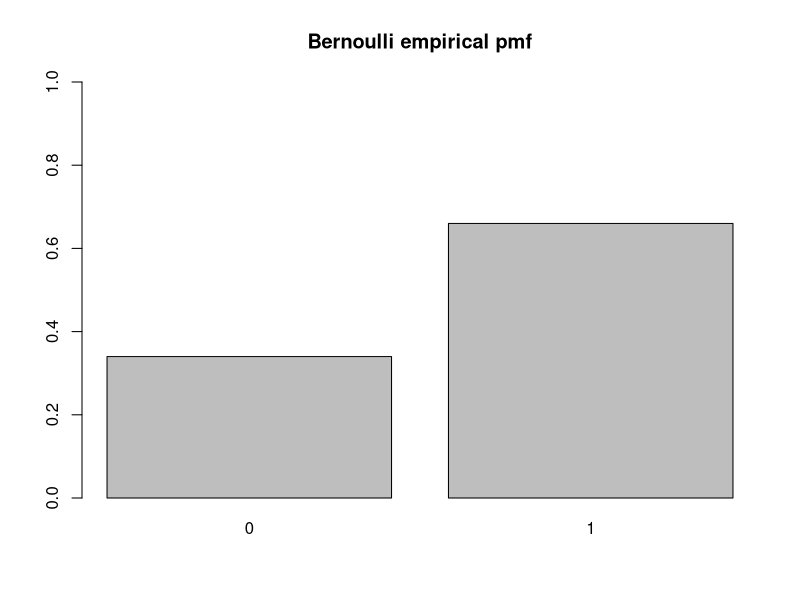
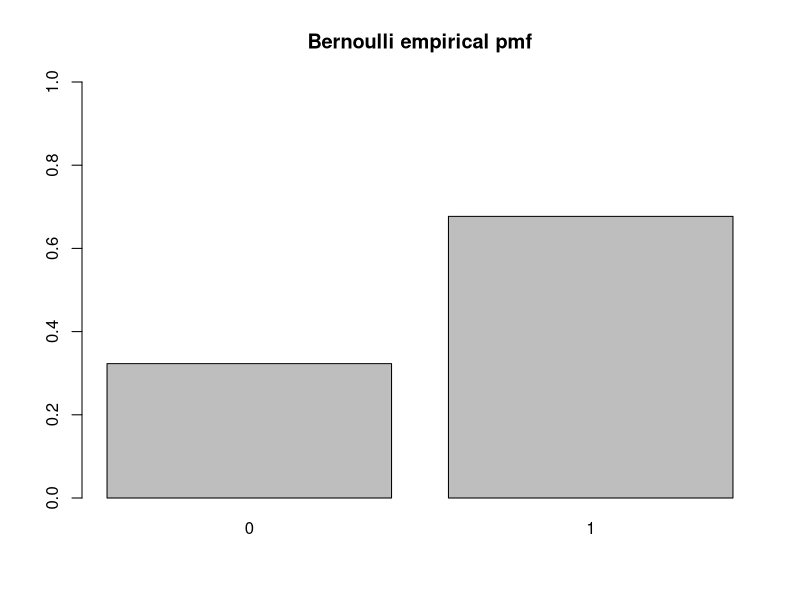
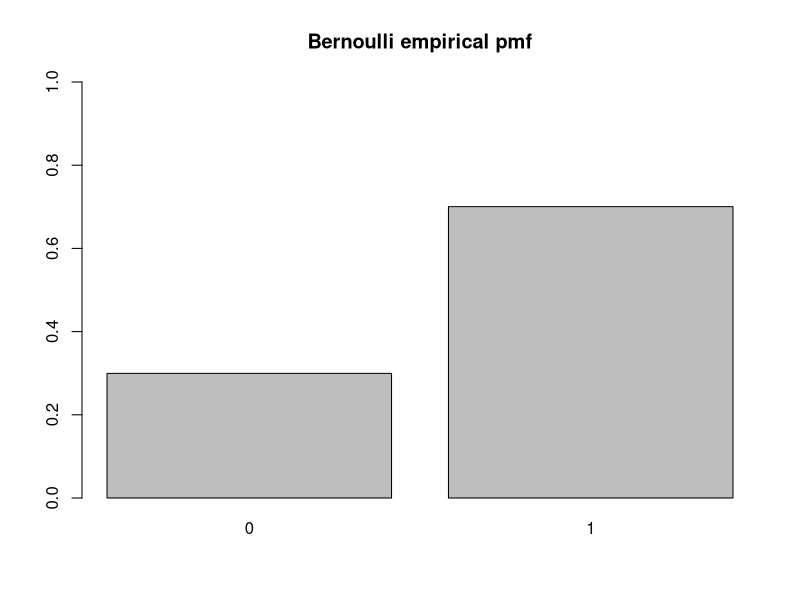
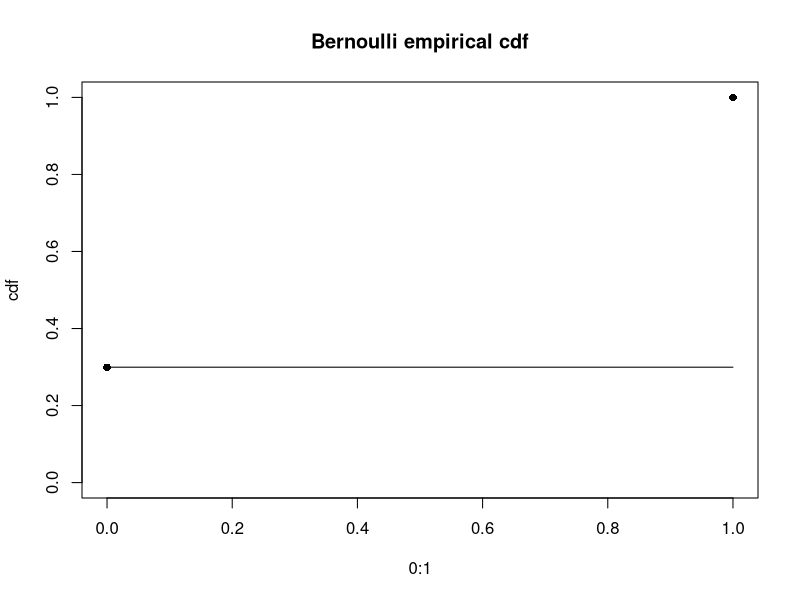
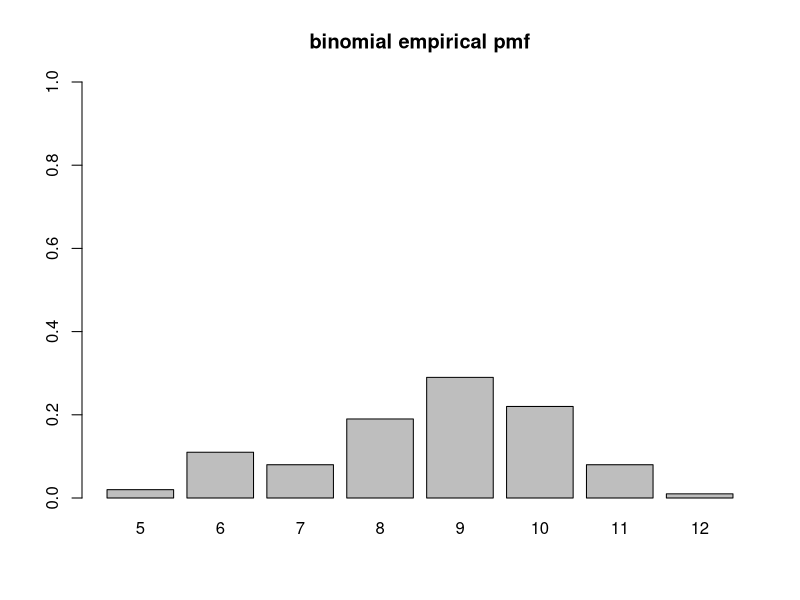
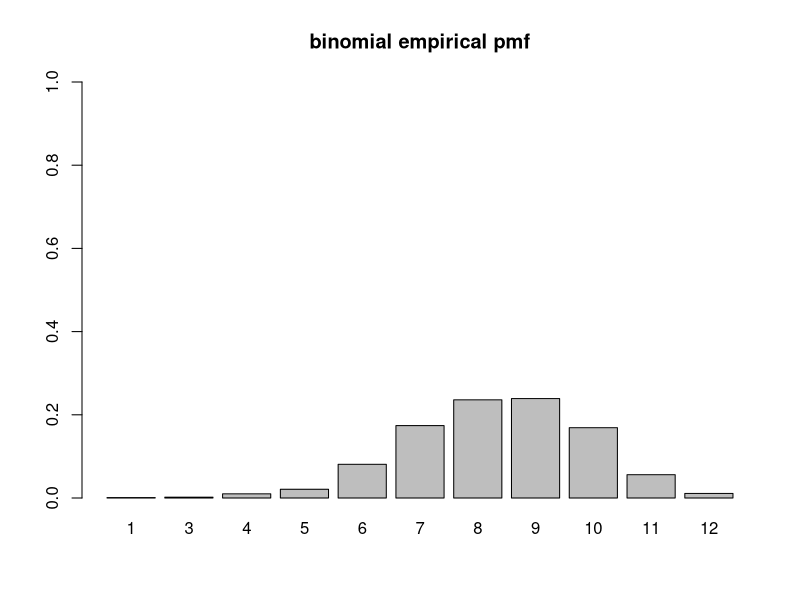
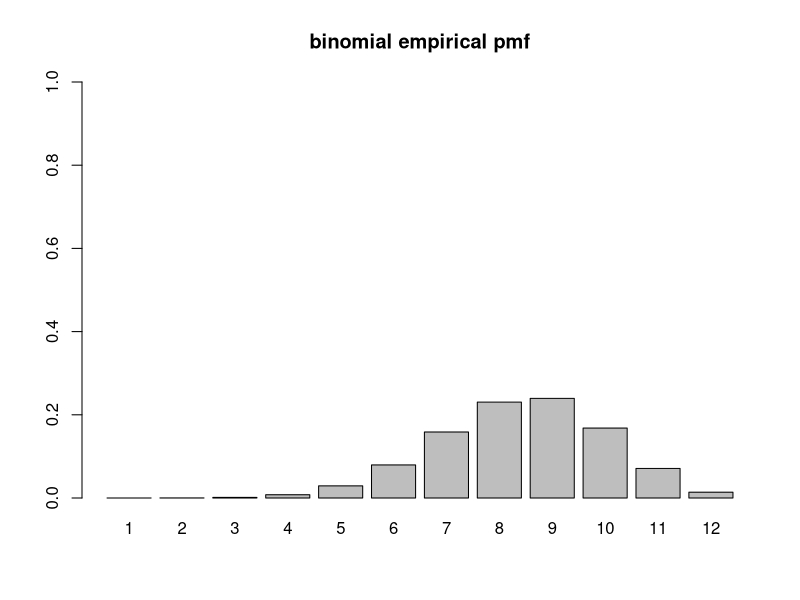

The R source for these figures, in order: (Note: this script raises an error after producing the figures.)
# This R script file provides simple code for simulating from various common
# probability distributions.  The aim is to help students understand how a
# random variable is described by its mass or density function, and how 
# asymptotics plays a role in uncertainty quantification.


# Bernoulli random variable ---------------------------------------------------
# First simulate a sample of realizations with prob(success)=.7
n = 100
p = .7
x = rbinom( n=n, size=1, prob=p)
# Note that 'rbinom()' corresponds to the binomial distribution, but a binomial
# random variable with 1 trial (size=1) is a Bernoulli random variable
# Next look at the empirical mass function of the sample
pmf = table(x) / n
barplot( height=pmf, ylim=0:1, main='Bernoulli empirical pmf')

# Observe how the empirical density converges to the true density as the sample
# size gets larger
n = 1000
x = rbinom( n=n, size=1, prob=p)
pmf = table(x) / n
barplot( height=pmf, ylim=0:1, main='Bernoulli empirical pmf')

n = 1000000
x = rbinom( n=n, size=1, prob=p)
pmf = table(x) / n
barplot( height=pmf, ylim=0:1, main='Bernoulli empirical pmf')

# Lastly compute and plot the emirical cumulative distribution function
cdf = cumsum(pmf)
plot( x=0:1, y=cdf, ylim=0:1, pch=16, main='Bernoulli empirical cdf')
lines( x=0:1, y=rep( cdf[1], 2))
dev.off()
# -----------------------------------------------------------------------------


# Binomial random variable ----------------------------------------------------
# First simulate a sample of realizations with prob(success)=.7 and 12 trials
n = 100
p = .7
num_trials = 12
x = rbinom( n=n, size=num_trials, prob=p)
# Next look at the empirical mass function of the sample
pmf = table(x) / n
barplot( height=pmf, ylim=0:1, main='binomial empirical pmf')

# Observe how the empirical density converges to the true density as the sample
# size gets larger
n = 1000
x = rbinom( n=n, size=num_trials, prob=p)
pmf = table(x) / n
barplot( height=pmf, ylim=0:1, main='binomial empirical pmf')

n = 1000000
x = rbinom( n=n, size=num_trials, prob=p)
pmf = table(x) / n
barplot( height=pmf, ylim=0:1, main='binomial empirical pmf')

# Lastly compute and plot the emirical cumulative distribution function
cdf = cumsum(pmf)
plot( x=0:num_trials, cdf, ylim=0:1, pch=16, main='binomial empirical cdf')
for(i in 1:num_trials) lines( x=(i-1):i, y=rep( cdf[i], 2))
dev.off()
# -----------------------------------------------------------------------------


# Poisson random variable -----------------------------------------------------
# First simulate a sample of realizations with shape parameter 4
n = 100
lambda = 4
x = rpois( n=n, lambda=lambda)
# Next look at the empirical mass function of the sample
pmf = table(x) / n
barplot( height=pmf, ylim=0:1, main='poisson empirical pmf')

# Observe how the empirical density converges to the true density as the sample
# size gets larger
n = 1000
x = rpois( n=n, lambda=lambda)
pmf = table(x) / n
barplot( height=pmf, ylim=0:1, main='poisson empirical pmf')

n = 1000000
x = rpois( n=n, lambda=lambda)
pmf = table(x) / n
barplot( height=pmf, ylim=0:1, main='poisson empirical pmf')

# Lastly compute and plot the emirical cumulative distribution function
cdf = cumsum(pmf)
plot( x=0:max(x), cdf, ylim=0:1, pch=16, main='poisson empirical cdf')
for(i in 1:max(x)) lines( x=(i-1):i, y=rep( cdf[i], 2))
dev.off()
# -----------------------------------------------------------------------------


# (Continuous) uniform random variable ----------------------------------------
# First simulate a sample of realizations with interval (0,1)
n = 100
a = 0
b = 1
x = runif( n=n, min=a, max=b)
# Next look at the empirical mass function of the sample
hist( x=x, freq=F, main='uniform empirical pdf')

# Observe how the empirical density converges to the true density as the sample
# size gets larger
n = 1000
x = runif( n=n, min=a, max=b)
hist( x=x, freq=F, main='uniform empirical pdf')

n = 1000000
x = runif( n=n, min=a, max=b)
hist( x=x, freq=F, main='uniform empirical pdf')

# Lastly compute and plot the emirical cumulative distribution function
pdf = c( a, hist( x=x, plot=F)$counts) / n
x_grid = hist( x=x, plot=F)$breaks
cdf = cumsum(pdf)
plot( x=x_grid, cdf, ylim=0:1, type='l', main='uniform empirical cdf')
dev.off()
# -----------------------------------------------------------------------------


# Exponential random variable -------------------------------------------------
# First simulate a sample of realizations with rate parameter 1
n = 100
lambda = 1
x = rexp( n=n, rate=lambda)
# Next look at the empirical mass function of the sample
hist( x=x, freq=F, main='exponential empirical pdf')

# Observe how the empirical density converges to the true density as the sample
# size gets larger
n = 1000
x = rexp( n=n, rate=lambda)
hist( x=x, freq=F, main='exponential empirical pdf')

n = 1000000
x = rexp( n=n, rate=lambda)
hist( x=x, freq=F, main='exponential empirical pdf')

# Lastly compute and plot the emirical cumulative distribution function
pdf = c( 0, hist( x=x, plot=F)$counts) / n
x_grid = hist( x=x, plot=F)$breaks
cdf = cumsum(pdf)
plot( x=x_grid, cdf, ylim=0:1, type='l', main='exponential empirical cdf')
dev.off()
# -----------------------------------------------------------------------------


# Gamma random variable -------------------------------------------------------
# First simulate a sample of realizations with shape parameter 3 and rate 1
n = 100
alpha = 3
lambda = 1
x = rgamma( n=n, shape=alpha, rate=lambda)
# Next look at the empirical mass function of the sample
hist( x=x, freq=F, main='gamma empirical pdf')

# Observe how the empirical density converges to the true density as the sample
# size gets larger
n = 1000
x = rgamma( n=n, shape=alpha, rate=lambda)
hist( x=x, freq=F, main='gamma empirical pdf')

n = 1000000
x = rgamma( n=n, shape=alpha, rate=lambda)
hist( x=x, freq=F, main='gamma empirical pdf')

# Lastly compute and plot the emirical cumulative distribution function
pdf = c( 0, hist( x=x, plot=F)$counts) / n
x_grid = hist( x=x, plot=F)$breaks
cdf = cumsum(pdf)
plot( x=x_grid, cdf, ylim=0:1, type='l', main='gamma empirical cdf')
dev.off()
# -----------------------------------------------------------------------------


# Normal random variable ------------------------------------------------------
# First simulate a sample of realizations with mean 0 and standard deviation 1
n = 100
mu = 0
sd = 1
x = rnorm( n=n, mean=mu, sd=sd)
# Next look at the empirical mass function of the sample
hist( x=x, freq=F, main='normal empirical pdf')

# Observe how the empirical density converges to the true density as the sample
# size gets larger
n = 1000
x = rnorm( n=n, mean=mu, sd=sd)
hist( x=x, freq=F, main='normal empirical pdf')

n = 1000000
x = rnorm( n=n, mean=mu, sd=sd)
hist( x=x, freq=F, main='normal empirical pdf')

# Lastly compute and plot the emirical cumulative distribution function
pdf = hist( x=x, plot=F)$counts / n
x_grid = hist( x=x, plot=F)$mids
cdf = cumsum(pdf)
plot( x=x_grid, cdf, ylim=0:1, type='l', main='normal empirical cdf')
dev.off()
# -----------------------------------------------------------------------------


# Beta random variable --------------------------------------------------------
# First simulate a sample of realizations with both shape paremeters equal to .5
n = 100
alpha = .5
beta = .5
x = rbeta( n=n, shape1=alpha, shape2=beta)
# Next look at the empirical mass function of the sample
hist( x=x, freq=F, main='beta empirical pdf')

# Observe how the empirical density converges to the true density as the sample
# size gets larger
n = 1000
x = rbeta( n=n, shape1=alpha, shape2=beta)
hist( x=x, freq=F, main='beta empirical pdf')

n = 1000000
x = rbeta( n=n, shape1=alpha, shape2=beta)
hist( x=x, freq=F, main='beta empirical pdf')

# Lastly compute and plot the emirical cumulative distribution function
pdf = c( 0, hist( x=x, plot=F)$counts) / n
x_grid = hist( x=x, plot=F)$breaks
cdf = cumsum(pdf)
plot( x=x_grid, cdf, ylim=0:1, type='l', main='beta empirical cdf')
dev.off()
# -----------------------------------------------------------------------------